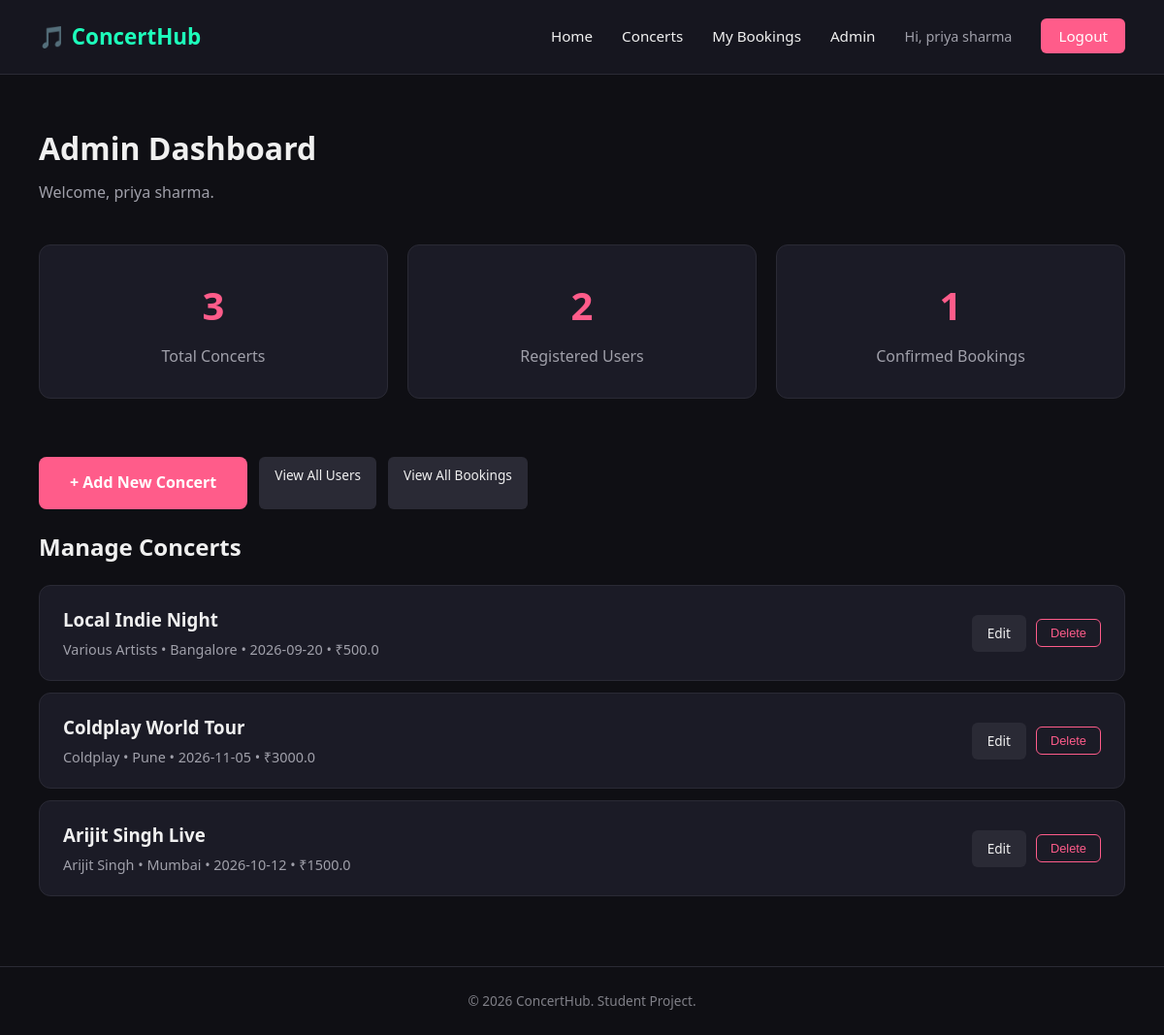
Page /admin (signed in) on the earlier database version.
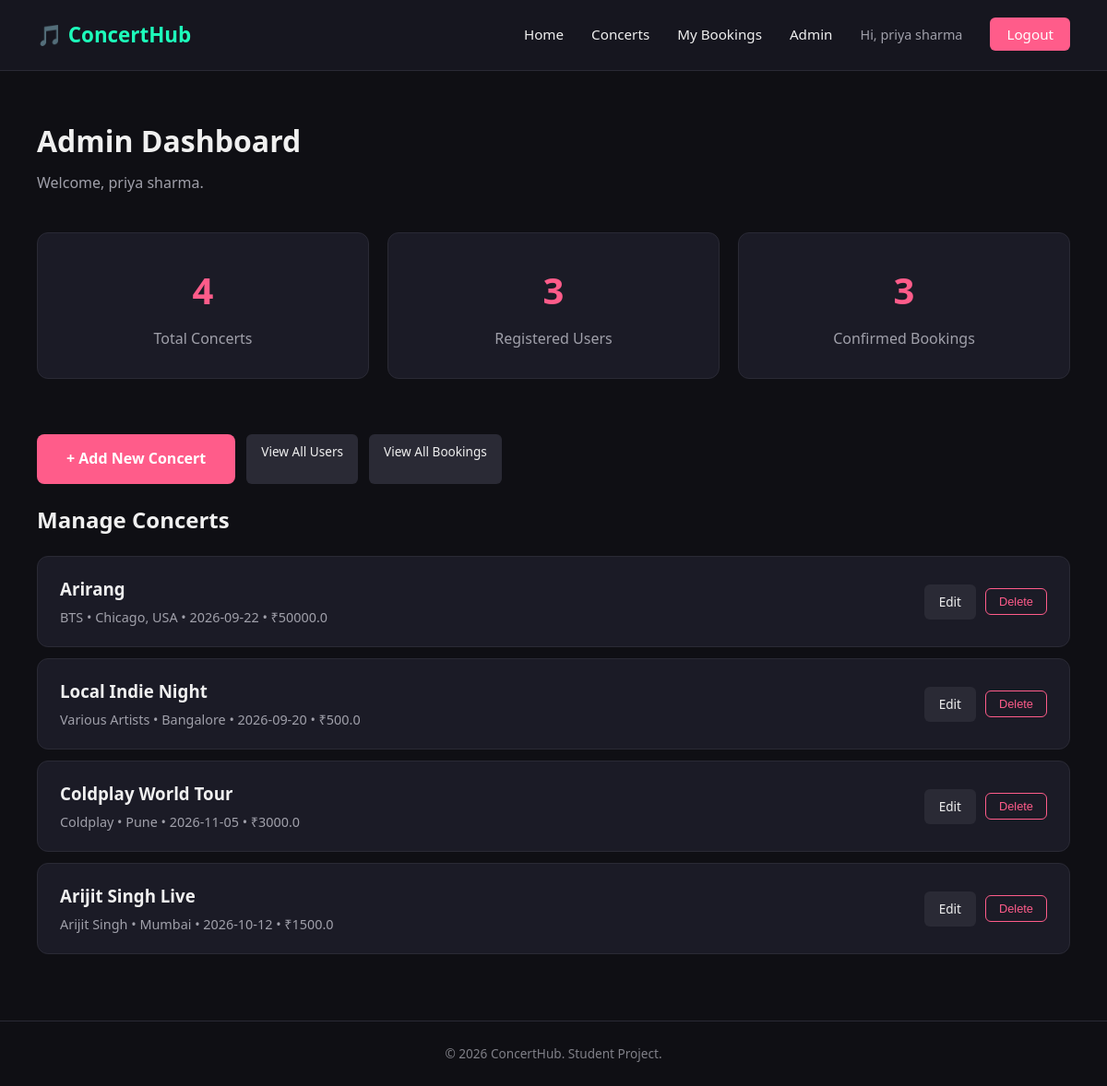
Same page on the later database version.
### tables this page shows
CREATE TABLE concerts (
        id INTEGER PRIMARY KEY AUTOINCREMENT,
        artist TEXT NOT NULL,
        concert_name TEXT NOT NULL,
        venue TEXT NOT NULL,
        city TEXT NOT NULL,
        date TEXT NOT NULL,
        time TEXT NOT NULL,
        price REAL NOT NULL,
        description TEXT,
        total_seats INTEGER NOT NULL
    );

### app.py (the view)
@app.route('/admin')
@admin_required
def admin_dashboard():
    connection = get_db_connection()
    total_concerts = connection.execute('SELECT COUNT(*) FROM concerts').fetchone()[0]
    total_users = connection.execute('SELECT COUNT(*) FROM users').fetchone()[0]
    total_bookings = connection.execute("SELECT COUNT(*) FROM bookings WHERE status = 'confirmed'").fetchone()[0]
    all_concerts = connection.execute('SELECT * FROM concerts ORDER BY id DESC').fetchall()
    connection.close()
    return render_template('admin.html',
                            total_concerts=total_concerts,
                            total_users=total_users,
                            total_bookings=total_bookings,
                            all_concerts=all_concerts)

### app.py (called while the page is built)
def get_db_connection():
    connection = sqlite3.connect('database/database.db')
    connection.row_factory = sqlite3.Row  # lets us access columns by name, not just by position
    return connection

def is_admin():
    return session.get('user_role') == 'admin'

def admin_required(f):
    @wraps(f)
    def decorated_function(*args, **kwargs):
        if 'user_id' not in session:
            return redirect(url_for('login'))
        if not is_admin():
            return "You do not have permission to access this page.", 403
        return f(*args, **kwargs)
    return decorated_function

### templates/admin.html (shortened to what this page needs)
{% extends "base.html" %}
{% block content %}
    <section class="page-header">
        <h1>Admin Dashboard</h1>
        <p>Welcome, {{ session.user_name }}.</p>
    </section>
    <section class="admin-stats">
        <div class="stat-card">
            <p class="stat-number">{{ total_concerts }}</p>
            <p class="stat-label">Total Concerts</p>
        </div>
        <div class="stat-card">
            <p class="stat-number">{{ total_users }}</p>
            <p class="stat-label">Registered Users</p>
        </div>
        <div class="stat-card">
            <p class="stat-number">{{ total_bookings }}</p>
            <p class="stat-label">Confirmed Bookings</p>
        </div>
    </section>
    <section style="padding: 0 40px; display: flex; gap: 12px;">
    <a href="{{ url_for('add_concert') }}" class="btn-primary">+ Add New Concert</a>
    <a href="{{ url_for('admin_users') }}" class="btn-secondary">View All Users</a>
    <a href="{{ url_for('admin_bookings') }}" class="btn-secondary">View All Bookings</a>
</section>
<section class="admin-concert-list">
    <h2>Manage Concerts</h2>
    {% for concert in all_concerts %}
    <div class="admin-concert-row">
        <div>
            <h3>{{ concert['concert_name'] }}</h3>
            <p class="booking-meta">{{ concert['artist'] }} • {{ concert['city'] }} • {{ concert['date'] }} • ₹{{ concert['price'] }}</p>
        </div>
        <div class="admin-concert-actions">
            <a href="{{ url_for('edit_concert', concert_id=concert['id']) }}" class="btn-secondary">Edit</a>
            <form action="{{ url_for('delete_concert', concert_id=concert['id']) }}" method="POST" onsubmit="return confirm('Are you sure you want to delete this concert? This cannot be undone.');">
                <button type="submit" class="btn-cancel">Delete</button>
            </form>
        </div>
    </div>
    {% endfor %}
</section>
{% endblock %}

Differences in the rows shown:
added concerts: concert_name "Arirang", artist "BTS", city "Chicago, USA", date "2026-09-22", price "50000.0"
Other differences:
{{ total_concerts }}: "3" → "4"
{{ total_users }}: "2" → "3"
{{ total_bookings }}: "1" → "3"
